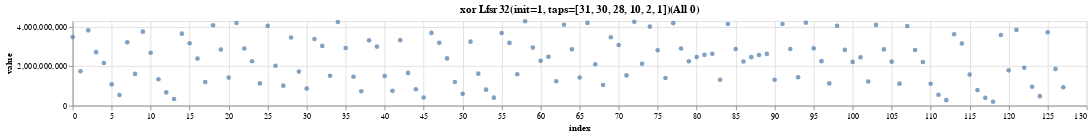
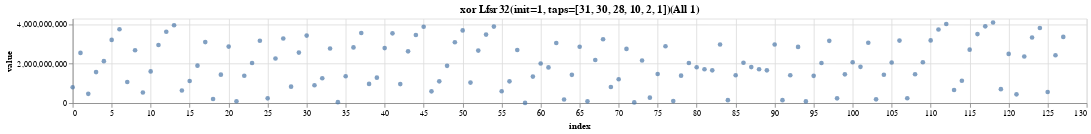
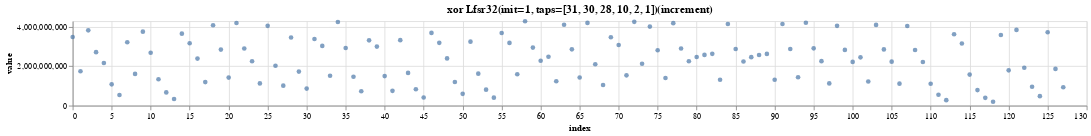
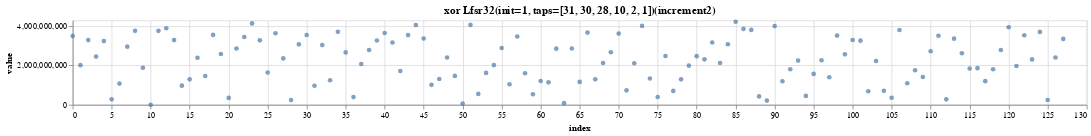

Notebook source saved alongside these figures, in order:
### Markdown cell above
## Bit Scramble

- 線形帰還シフトレジスタ生成値とのxor
- データの4byte単位での位置オフセットで乱数を進めているので、復号化に使用する値は事前に決定済

### Code cell
from typing import Generator, List, Optional

class Lfsr32:
    """Linear Feedback Shift Register"""

    def __init__(self, init_value: int = 1, taps: List[int] = [31, 30, 28, 10, 2,1]):
        self.init_value = init_value
        self.value = init_value
        self.taps = taps

    def __tap_bits__(self) -> int:
        return sum([1 << tap for tap in self.taps])

    def reset(self, init_value: Optional[int] = None):
        if init_value is not None:
            init_value = self.init_value
        self.value = self.init_value

    def next(self) -> int:
        tap_bits = self.__tap_bits__()
        self.value = ((self.value >> 1) ^ (-(self.value & 1) & tap_bits)) & 0xFFFFFFFF
        return self.value

    def __str__(self):
        return f"Lfsr32(init={self.init_value}, taps={self.taps})"


def scrample_datas(
    lfsr: Lfsr32,
    data: List[int],
) -> Generator[int, None, None]:
    """Scramble data with LFSR32"""
    lfsr.reset()
    return [d ^ lfsr.next() for d in data]


# test
lfsr = Lfsr32()
scramble_test_datas = [
    test_data.transform(lambda x: scrample_datas(lfsr, x), name=f"xor {lfsr}")
    for test_data in test_datas
]
for test_data in scramble_test_datas:
    test_data.display()

# decode & verify
descramble_test_datas = [
    test_data.transform(lambda x: scrample_datas(lfsr, x), name=f"xor {lfsr}")
    for test_data in scramble_test_datas
]
for test_data in descramble_test_datas:
    test_data.display()
for src, dst in zip(test_datas, descramble_test_datas):
    assert src.data == dst.data

### Figure 1 — Vega-Lite specification as saved in the notebook (floating-point values rounded to 4 significant figures)
{"config": {"view": {"continuousWidth": 300, "continuousHeight": 300}}, "data": {"name": "data-264b8aa93e46584512f53441b836120b"}, "mark": {"type": "circle"}, "encoding": {"x": {"field": "index", "type": "quantitative"}, "y": {"field": "value", "scale": {"domain": [0, 4294967295], "zero": true}, "type": "quantitative"}}, "height": 100, "title": "xor Lfsr32(init=1, taps=[31, 30, 28, 10, 2, 1])(All 0)", "width": 1200, "$schema": "https://vega.github.io/schema/vega-lite/v5.17.0.json", "datasets": {"data-264b8aa93e46584512f53441b836120b": [{"index": 0, "value": 3489661958}, {"index": 1, "value": 1744830979}, {"index": 2, "value": 3825206535}, {"index": 3, "value": 2717910661}, {"index": 4, "value": 2164262724}, {"index": 5, "value": 1082131362}, {"index": 6, "value": 541065681}, {"index": 7, "value": 3223323886}, {"index": 8, "value": 1611661943}, {"index": 9, "value": 3758622013}, {"index": 10, "value": 2684618392}, {"index": 11, "value": 1342309196}, {"index": 12, "value": 671154598}, {"index": 13, "value": 335577299}, {"index": 14, "value": 3657450607}, {"index": 15, "value": 3170903601}, {"index": 16, "value": 2390759198}, {"index": 17, "value": 1195379599}, {"index": 18, "value": 4087349697}, {"index": 19, "value": 2848982246}, {"index": 20, "value": 1424491123}, {"index": 21, "value": 4201907519}, {"index": 22, "value": 2906261145}, {"index": 23, "value": 2258437962}, {"index": 24, "value": 1129218981}, {"index": 25, "value": 4054271444}, {"index": 26, "value": 2027135722}, {"index": 27, "value": 1013567861}, {"index": 28, "value": 3459574972}, {"index": 29, "value": 1729787486}, {"index": 30, "value": 864893743}, {"index": 31, "value": 3385235857}, {"index": 32, "value": 3034794190}, {"index": 33, "value": 1517397095}, {"index": 34, "value": 4248360501}, {"index": 35, "value": 2929487644}, {"index": 36, "value": 1464743822}, {"index": 37, "value": 732371911}, {"index": 38, "value": 3318974949}, {"index": 39, "value": 3001663732}, {"index": 40, "value": 1500831866}, {"index": 41, "value": 750415933}, {"index": 42, "value": 3327999000}, {"index": 43, "value": 1663999500}, {"index": 44, "value": 831999750}, {"index": 45, "value": 415999875}, {"index": 46, "value": 3697661895}, {"index": 47, "value": 3191009253}, {"index": 48, "value": 2400809972}, {"index": 49, "value": 1200404986}, {"index": 50, "value": 600202493}, {"index": 51, "value": 3252890232}, {"index": 52, "value": 1626445116}, {"index": 53, "value": 813222558}, {"index": 54, "value": 406611279}, {"index": 55, "value": 3692967585}, {"index": 56, "value": 3188662102}, {"index": 57, "value": 1594331051}, {"index": 58, "value": 4286825427}, {"index": 59, "value": 2948720111}, {"index": 60, "value": 2279667441}, {"index": 61, "value": 2482012030}, {"index": 62, "value": 1241006015}, {"index": 63, "value": 4110162905}, {"index": 64, "value": 2860386794}, {"index": 65, "value": 1430193397}, {"index": 66, "value": 4204758652}, {"index": 67, "value": 2102379326}, {"index": 68, "value": 1051189663}, {"index": 69, "value": 3478385865}, {"index": 70, "value": 3081371234}, {"index": 71, "value": 1540685617}, {"index": 72, "value": 4260002718}, {"index": 73, "value": 2130001359}, {"index": 74, "value": 4017789665}, {"index": 75, "value": 2814200182}, {"index": 76, "value": 1407100091}, {"index": 77, "value": 4193211995}, {"index": 78, "value": 2901913387}, {"index": 79, "value": 2256262035}, {"index": 80, "value": 2470309327}, {"index": 81, "value": 2577330913}, {"index": 82, "value": 2630843766}, {"index": 83, "value": 1315421883}, {"index": 84, "value": 4147370843}, {"index": 85, "value": 2878990763}, {"index": 86, "value": 2244800723}, {"index": 87, "value": 2464578671}, {"index": 88, "value": 2574465585}, {"index": 89, "value": 2629409054}, {"index": 90, "value": 1314704527}, {"index": 91, "value": 4147012161}, {"index": 92, "value": 2878813478}, {"index": 93, "value": 1439406739}, {"index": 94, "value": 4209363279}, {"index": 95, "value": 2909986977}, {"index": 96, "value": 2260300886}, {"index": 97, "value": 1130150443}, {"index": 98, "value": 4054735123}, {"index": 99, "value": 2832672911}, {"index": 100, "value": 2221641793}, {"index": 101, "value": 2452999206}, {"index": 102, "value": 1226499603}, {"index": 103, "value": 4102911759}, {"index": 104, "value": 2856763265}, {"index": 105, "value": 2233686982}, {"index": 106, "value": 1116843491}, {"index": 107, "value": 4048081655}, {"index": 108, "value": 2829348221}, {"index": 109, "value": 2219979448}, {"index": 110, "value": 1109989724}, {"index": 111, "value": 554994862}, {"index": 112, "value": 277497431}, {"index": 113, "value": 3628410669}, {"index": 114, "value": 3156383632}, {"index": 115, "value": 1578191816}, {"index": 116, "value": 789095908}, {"index": 117, "value": 394547954}, {"index": 118, "value": 197273977}, {"index": 119, "value": 3588296890}, {"index": 120, "value": 1794148445}, {"index": 121, "value": 3849863208}, {"index": 122, "value": 1924931604}, {"index": 123, "value": 962465802}, {"index": 124, "value": 481232901}, {"index": 125, "value": 3730276356}, {"index": 126, "value": 1865138178}, {"index": 127, "value": 932569089}]}}

### Figure 2 — Vega-Lite specification as saved in the notebook (floating-point values rounded to 4 significant figures)
{"config": {"view": {"continuousWidth": 300, "continuousHeight": 300}}, "data": {"name": "data-c8f4d981f405eb867d69fbb7ad8aeb5f"}, "mark": {"type": "circle"}, "encoding": {"x": {"field": "index", "type": "quantitative"}, "y": {"field": "value", "scale": {"domain": [0, 4294967295], "zero": true}, "type": "quantitative"}}, "height": 100, "title": "xor Lfsr32(init=1, taps=[31, 30, 28, 10, 2, 1])(All 1)", "width": 1200, "$schema": "https://vega.github.io/schema/vega-lite/v5.17.0.json", "datasets": {"data-c8f4d981f405eb867d69fbb7ad8aeb5f": [{"index": 0, "value": 805305337}, {"index": 1, "value": 2550136316}, {"index": 2, "value": 469760760}, {"index": 3, "value": 1577056634}, {"index": 4, "value": 2130704571}, {"index": 5, "value": 3212835933}, {"index": 6, "value": 3753901614}, {"index": 7, "value": 1071643409}, {"index": 8, "value": 2683305352}, {"index": 9, "value": 536345282}, {"index": 10, "value": 1610348903}, {"index": 11, "value": 2952658099}, {"index": 12, "value": 3623812697}, {"index": 13, "value": 3959389996}, {"index": 14, "value": 637516688}, {"index": 15, "value": 1124063694}, {"index": 16, "value": 1904208097}, {"index": 17, "value": 3099587696}, {"index": 18, "value": 207617598}, {"index": 19, "value": 1445985049}, {"index": 20, "value": 2870476172}, {"index": 21, "value": 93059776}, {"index": 22, "value": 1388706150}, {"index": 23, "value": 2036529333}, {"index": 24, "value": 3165748314}, {"index": 25, "value": 240695851}, {"index": 26, "value": 2267831573}, {"index": 27, "value": 3281399434}, {"index": 28, "value": 835392323}, {"index": 29, "value": 2565179809}, {"index": 30, "value": 3430073552}, {"index": 31, "value": 909731438}, {"index": 32, "value": 1260173105}, {"index": 33, "value": 2777570200}, {"index": 34, "value": 46606794}, {"index": 35, "value": 1365479651}, {"index": 36, "value": 2830223473}, {"index": 37, "value": 3562595384}, {"index": 38, "value": 975992346}, {"index": 39, "value": 1293303563}, {"index": 40, "value": 2794135429}, {"index": 41, "value": 3544551362}, {"index": 42, "value": 966968295}, {"index": 43, "value": 2630967795}, {"index": 44, "value": 3462967545}, {"index": 45, "value": 3878967420}, {"index": 46, "value": 597305400}, {"index": 47, "value": 1103958042}, {"index": 48, "value": 1894157323}, {"index": 49, "value": 3094562309}, {"index": 50, "value": 3694764802}, {"index": 51, "value": 1042077063}, {"index": 52, "value": 2668522179}, {"index": 53, "value": 3481744737}, {"index": 54, "value": 3888356016}, {"index": 55, "value": 601999710}, {"index": 56, "value": 1106305193}, {"index": 57, "value": 2700636244}, {"index": 58, "value": 8141868}, {"index": 59, "value": 1346247184}, {"index": 60, "value": 2015299854}, {"index": 61, "value": 1812955265}, {"index": 62, "value": 3053961280}, {"index": 63, "value": 184804390}, {"index": 64, "value": 1434580501}, {"index": 65, "value": 2864773898}, {"index": 66, "value": 90208643}, {"index": 67, "value": 2192587969}, {"index": 68, "value": 3243777632}, {"index": 69, "value": 816581430}, {"index": 70, "value": 1213596061}, {"index": 71, "value": 2754281678}, {"index": 72, "value": 34964577}, {"index": 73, "value": 2164965936}, {"index": 74, "value": 277177630}, {"index": 75, "value": 1480767113}, {"index": 76, "value": 2887867204}, {"index": 77, "value": 101755300}, {"index": 78, "value": 1393053908}, {"index": 79, "value": 2038705260}, {"index": 80, "value": 1824657968}, {"index": 81, "value": 1717636382}, {"index": 82, "value": 1664123529}, {"index": 83, "value": 2979545412}, {"index": 84, "value": 147596452}, {"index": 85, "value": 1415976532}, {"index": 86, "value": 2050166572}, {"index": 87, "value": 1830388624}, {"index": 88, "value": 1720501710}, {"index": 89, "value": 1665558241}, {"index": 90, "value": 2980262768}, {"index": 91, "value": 147955134}, {"index": 92, "value": 1416153817}, {"index": 93, "value": 2855560556}, {"index": 94, "value": 85604016}, {"index": 95, "value": 1384980318}, {"index": 96, "value": 2034666409}, {"index": 97, "value": 3164816852}, {"index": 98, "value": 240232172}, {"index": 99, "value": 1462294384}, {"index": 100, "value": 2073325502}, {"index": 101, "value": 1841968089}, {"index": 102, "value": 3068467692}, {"index": 103, "value": 192055536}, {"index": 104, "value": 1438204030}, {"index": 105, "value": 2061280313}, {"index": 106, "value": 3178123804}, {"index": 107, "value": 246885640}, {"index": 108, "value": 1465619074}, {"index": 109, "value": 2074987847}, {"index": 110, "value": 3184977571}, {"index": 111, "value": 3739972433}, {"index": 112, "value": 4017469864}, {"index": 113, "value": 666556626}, {"index": 114, "value": 1138583663}, {"index": 115, "value": 2716775479}, {"index": 116, "value": 3505871387}, {"index": 117, "value": 3900419341}, {"index": 118, "value": 4097693318}, {"index": 119, "value": 706670405}, {"index": 120, "value": 2500818850}, {"index": 121, "value": 445104087}, {"index": 122, "value": 2370035691}, {"index": 123, "value": 3332501493}, {"index": 124, "value": 3813734394}, {"index": 125, "value": 564690939}, {"index": 126, "value": 2429829117}, {"index": 127, "value": 3362398206}]}}

### Figure 3 — Vega-Lite specification as saved in the notebook (floating-point values rounded to 4 significant figures)
{"config": {"view": {"continuousWidth": 300, "continuousHeight": 300}}, "data": {"name": "data-e642463c99dd39b37886b9f1e0830fc6"}, "mark": {"type": "circle"}, "encoding": {"x": {"field": "index", "type": "quantitative"}, "y": {"field": "value", "scale": {"domain": [0, 4294967295], "zero": true}, "type": "quantitative"}}, "height": 100, "title": "xor Lfsr32(init=1, taps=[31, 30, 28, 10, 2, 1])(increment)", "width": 1200, "$schema": "https://vega.github.io/schema/vega-lite/v5.17.0.json", "datasets": {"data-e642463c99dd39b37886b9f1e0830fc6": [{"index": 0, "value": 3489661958}, {"index": 1, "value": 1744830978}, {"index": 2, "value": 3825206533}, {"index": 3, "value": 2717910662}, {"index": 4, "value": 2164262720}, {"index": 5, "value": 1082131367}, {"index": 6, "value": 541065687}, {"index": 7, "value": 3223323881}, {"index": 8, "value": 1611661951}, {"index": 9, "value": 3758622004}, {"index": 10, "value": 2684618386}, {"index": 11, "value": 1342309191}, {"index": 12, "value": 671154602}, {"index": 13, "value": 335577310}, {"index": 14, "value": 3657450593}, {"index": 15, "value": 3170903614}, {"index": 16, "value": 2390759182}, {"index": 17, "value": 1195379614}, {"index": 18, "value": 4087349715}, {"index": 19, "value": 2848982261}, {"index": 20, "value": 1424491111}, {"index": 21, "value": 4201907498}, {"index": 22, "value": 2906261135}, {"index": 23, "value": 2258437981}, {"index": 24, "value": 1129219005}, {"index": 25, "value": 4054271437}, {"index": 26, "value": 2027135728}, {"index": 27, "value": 1013567854}, {"index": 28, "value": 3459574944}, {"index": 29, "value": 1729787459}, {"index": 30, "value": 864893745}, {"index": 31, "value": 3385235854}, {"index": 32, "value": 3034794222}, {"index": 33, "value": 1517397062}, {"index": 34, "value": 4248360471}, {"index": 35, "value": 2929487679}, {"index": 36, "value": 1464743850}, {"index": 37, "value": 732371938}, {"index": 38, "value": 3318974915}, {"index": 39, "value": 3001663699}, {"index": 40, "value": 1500831826}, {"index": 41, "value": 750415892}, {"index": 42, "value": 3327999026}, {"index": 43, "value": 1663999527}, {"index": 44, "value": 831999786}, {"index": 45, "value": 415999918}, {"index": 46, "value": 3697661929}, {"index": 47, "value": 3191009226}, {"index": 48, "value": 2400809924}, {"index": 49, "value": 1200404939}, {"index": 50, "value": 600202447}, {"index": 51, "value": 3252890187}, {"index": 52, "value": 1626445064}, {"index": 53, "value": 813222571}, {"index": 54, "value": 406611321}, {"index": 55, "value": 3692967574}, {"index": 56, "value": 3188662126}, {"index": 57, "value": 1594331026}, {"index": 58, "value": 4286825449}, {"index": 59, "value": 2948720084}, {"index": 60, "value": 2279667405}, {"index": 61, "value": 2482011971}, {"index": 62, "value": 1241005953}, {"index": 63, "value": 4110162918}, {"index": 64, "value": 2860386730}, {"index": 65, "value": 1430193332}, {"index": 66, "value": 4204758590}, {"index": 67, "value": 2102379389}, {"index": 68, "value": 1051189723}, {"index": 69, "value": 3478385804}, {"index": 70, "value": 3081371172}, {"index": 71, "value": 1540685686}, {"index": 72, "value": 4260002774}, {"index": 73, "value": 2130001286}, {"index": 74, "value": 4017789611}, {"index": 75, "value": 2814200125}, {"index": 76, "value": 1407100151}, {"index": 77, "value": 4193211926}, {"index": 78, "value": 2901913445}, {"index": 79, "value": 2256262108}, {"index": 80, "value": 2470309279}, {"index": 81, "value": 2577330864}, {"index": 82, "value": 2630843684}, {"index": 83, "value": 1315421928}, {"index": 84, "value": 4147370767}, {"index": 85, "value": 2878990846}, {"index": 86, "value": 2244800645}, {"index": 87, "value": 2464578616}, {"index": 88, "value": 2574465641}, {"index": 89, "value": 2629409095}, {"index": 90, "value": 1314704597}, {"index": 91, "value": 4147012122}, {"index": 92, "value": 2878813562}, {"index": 93, "value": 1439406798}, {"index": 94, "value": 4209363217}, {"index": 95, "value": 2909987070}, {"index": 96, "value": 2260300854}, {"index": 97, "value": 1130150474}, {"index": 98, "value": 4054735217}, {"index": 99, "value": 2832673004}, {"index": 100, "value": 2221641765}, {"index": 101, "value": 2452999235}, {"index": 102, "value": 1226499701}, {"index": 103, "value": 4102911848}, {"index": 104, "value": 2856763369}, {"index": 105, "value": 2233686959}, {"index": 106, "value": 1116843401}, {"index": 107, "value": 4048081564}, {"index": 108, "value": 2829348113}, {"index": 109, "value": 2219979477}, {"index": 110, "value": 1109989682}, {"index": 111, "value": 554994881}, {"index": 112, "value": 277497383}, {"index": 113, "value": 3628410716}, {"index": 114, "value": 3156383714}, {"index": 115, "value": 1578191803}, {"index": 116, "value": 789095824}, {"index": 117, "value": 394547847}, {"index": 118, "value": 197273871}, {"index": 119, "value": 3588296909}, {"index": 120, "value": 1794148389}, {"index": 121, "value": 3849863249}, {"index": 122, "value": 1924931694}, {"index": 123, "value": 962465905}, {"index": 124, "value": 481233017}, {"index": 125, "value": 3730276473}, {"index": 126, "value": 1865138300}, {"index": 127, "value": 932569214}]}}

### Figure 4 — Vega-Lite specification as saved in the notebook (floating-point values rounded to 4 significant figures)
{"config": {"view": {"continuousWidth": 300, "continuousHeight": 300}}, "data": {"name": "data-2c5c97f7cec4b6a85d02b29f67474e00"}, "mark": {"type": "circle"}, "encoding": {"x": {"field": "index", "type": "quantitative"}, "y": {"field": "value", "scale": {"domain": [0, 4294967295], "zero": true}, "type": "quantitative"}}, "height": 100, "title": "xor Lfsr32(init=1, taps=[31, 30, 28, 10, 2, 1])(increment2)", "width": 1200, "$schema": "https://vega.github.io/schema/vega-lite/v5.17.0.json", "datasets": {"data-2c5c97f7cec4b6a85d02b29f67474e00": [{"index": 0, "value": 3489661958}, {"index": 1, "value": 2013266435}, {"index": 2, "value": 3288335623}, {"index": 3, "value": 2449475205}, {"index": 4, "value": 3238004548}, {"index": 5, "value": 276824994}, {"index": 6, "value": 1077936593}, {"index": 7, "value": 2954888430}, {"index": 8, "value": 3759145591}, {"index": 9, "value": 1879573821}, {"index": 10, "value": 263832}, {"index": 11, "value": 3758228300}, {"index": 12, "value": 3892380070}, {"index": 13, "value": 3288367315}, {"index": 14, "value": 973096047}, {"index": 15, "value": 1291855409}, {"index": 16, "value": 2390759198}, {"index": 17, "value": 1463815055}, {"index": 18, "value": 3550478785}, {"index": 19, "value": 2580546790}, {"index": 20, "value": 350749299}, {"index": 21, "value": 2859730239}, {"index": 22, "value": 3443132057}, {"index": 23, "value": 4137486154}, {"index": 24, "value": 3276702629}, {"index": 25, "value": 1638352340}, {"index": 26, "value": 3637748458}, {"index": 27, "value": 2355745141}, {"index": 28, "value": 238349500}, {"index": 29, "value": 3071964766}, {"index": 30, "value": 3549248303}, {"index": 31, "value": 969316753}, {"index": 32, "value": 3034794190}, {"index": 33, "value": 1248961639}, {"index": 34, "value": 3711489589}, {"index": 35, "value": 2661052188}, {"index": 36, "value": 391001998}, {"index": 37, "value": 2074549191}, {"index": 38, "value": 2782104037}, {"index": 39, "value": 3270099188}, {"index": 40, "value": 3648315514}, {"index": 41, "value": 3166335037}, {"index": 42, "value": 1717386264}, {"index": 43, "value": 3543047692}, {"index": 44, "value": 4053225222}, {"index": 45, "value": 3368789891}, {"index": 46, "value": 1013307335}, {"index": 47, "value": 1311961061}, {"index": 48, "value": 2400809972}, {"index": 49, "value": 1468840442}, {"index": 50, "value": 63331581}, {"index": 51, "value": 4058196600}, {"index": 52, "value": 552703292}, {"index": 53, "value": 1618528926}, {"index": 54, "value": 2017224015}, {"index": 55, "value": 2887661217}, {"index": 56, "value": 1041178454}, {"index": 57, "value": 3473379243}, {"index": 58, "value": 1602470867}, {"index": 59, "value": 532801007}, {"index": 60, "value": 1205925617}, {"index": 61, "value": 1139834750}, {"index": 62, "value": 2851618751}, {"index": 63, "value": 83631065}, {"index": 64, "value": 2860386794}, {"index": 65, "value": 1161757941}, {"index": 66, "value": 3667887740}, {"index": 67, "value": 1297072958}, {"index": 68, "value": 2124931487}, {"index": 69, "value": 2673079497}, {"index": 70, "value": 3618242146}, {"index": 71, "value": 735379249}, {"index": 72, "value": 2112519070}, {"index": 73, "value": 4009049551}, {"index": 74, "value": 1333435105}, {"index": 75, "value": 398281078}, {"index": 76, "value": 2480841915}, {"index": 77, "value": 703551067}, {"index": 78, "value": 1291300651}, {"index": 79, "value": 1987826579}, {"index": 80, "value": 2470309327}, {"index": 81, "value": 2308895457}, {"index": 82, "value": 3167714678}, {"index": 83, "value": 2120728251}, {"index": 84, "value": 3073629019}, {"index": 85, "value": 4221168043}, {"index": 86, "value": 3855413459}, {"index": 87, "value": 3806755951}, {"index": 88, "value": 426981937}, {"index": 89, "value": 213489950}, {"index": 90, "value": 3999059087}, {"index": 91, "value": 1194222145}, {"index": 92, "value": 1805071654}, {"index": 93, "value": 2244713107}, {"index": 94, "value": 451266895}, {"index": 95, "value": 1567809697}, {"index": 96, "value": 2260300886}, {"index": 97, "value": 1398585899}, {"index": 98, "value": 3517864211}, {"index": 99, "value": 2564237455}, {"index": 100, "value": 3295383617}, {"index": 101, "value": 3258305574}, {"index": 102, "value": 689628691}, {"index": 103, "value": 2223863567}, {"index": 104, "value": 709279617}, {"index": 105, "value": 354638790}, {"index": 106, "value": 3801198051}, {"index": 107, "value": 1095291639}, {"index": 108, "value": 1755606397}, {"index": 109, "value": 1414673080}, {"index": 110, "value": 2720602460}, {"index": 111, "value": 3507784878}, {"index": 112, "value": 277497431}, {"index": 113, "value": 3359975213}, {"index": 114, "value": 2619512720}, {"index": 115, "value": 1846627272}, {"index": 116, "value": 1862837732}, {"index": 117, "value": 1199854322}, {"index": 118, "value": 1807886713}, {"index": 119, "value": 2782990522}, {"index": 120, "value": 3941632093}, {"index": 121, "value": 1970815016}, {"index": 122, "value": 3535544340}, {"index": 123, "value": 2304643082}, {"index": 124, "value": 3702458373}, {"index": 125, "value": 240615428}, {"index": 126, "value": 2402009090}, {"index": 127, "value": 3348488193}]}}
